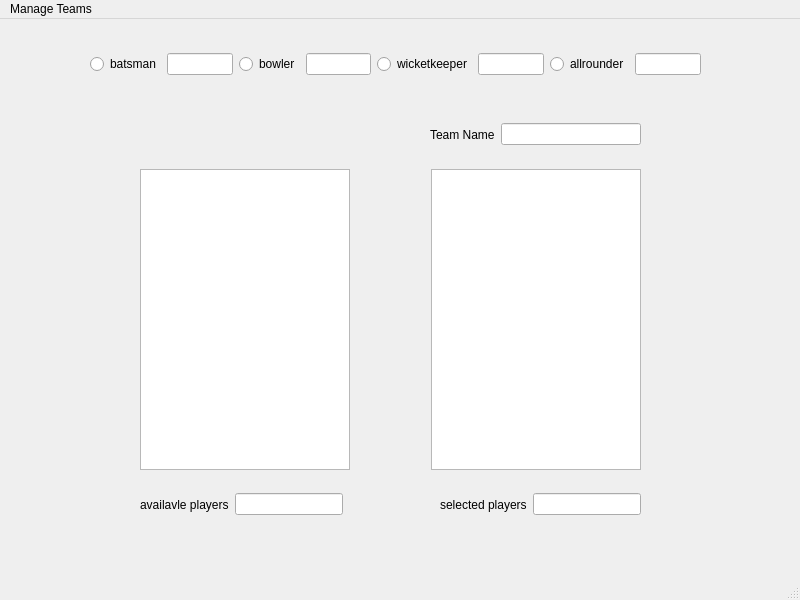
<?xml version="1.0" encoding="UTF-8"?>
<ui version="4.0">
 <class>MainWindow</class>
 <widget class="QMainWindow" name="MainWindow">
  <property name="geometry">
   <rect>
    <x>0</x>
    <y>0</y>
    <width>800</width>
    <height>600</height>
   </rect>
  </property>
  <property name="windowTitle">
   <string>MainWindow</string>
  </property>
  <widget class="QWidget" name="centralwidget">
   <widget class="QWidget" name="horizontalLayoutWidget">
    <property name="geometry">
     <rect>
      <x>140</x>
      <y>150</y>
      <width>501</width>
      <height>301</height>
     </rect>
    </property>
    <layout class="QHBoxLayout" name="horizontalLayout">
     <item>
      <widget class="QListWidget" name="listWidget_2"/>
     </item>
     <item>
      <spacer name="horizontalSpacer">
       <property name="orientation">
        <enum>Qt::Horizontal</enum>
       </property>
       <property name="sizeHint" stdset="0">
        <size>
         <width>120</width>
         <height>40</height>
        </size>
       </property>
      </spacer>
     </item>
     <item>
      <widget class="QListWidget" name="listWidget"/>
     </item>
    </layout>
   </widget>
   <widget class="QWidget" name="horizontalLayoutWidget_2">
    <property name="geometry">
     <rect>
      <x>90</x>
      <y>20</y>
      <width>611</width>
      <height>51</height>
     </rect>
    </property>
    <layout class="QHBoxLayout" name="horizontalLayout_2">
     <item>
      <widget class="QRadioButton" name="batsman">
       <property name="text">
        <string>batsman</string>
       </property>
      </widget>
     </item>
     <item>
      <widget class="QLineEdit" name="batsman_count"/>
     </item>
     <item>
      <widget class="QRadioButton" name="bowler">
       <property name="text">
        <string>bowler</string>
       </property>
      </widget>
     </item>
     <item>
      <widget class="QLineEdit" name="bowler_count"/>
     </item>
     <item>
      <widget class="QRadioButton" name="wicketkeeper">
       <property name="text">
        <string>wicketkeeper</string>
       </property>
      </widget>
     </item>
     <item>
      <widget class="QLineEdit" name="wicketkeeper_count"/>
     </item>
     <item>
      <widget class="QRadioButton" name="allrounder">
       <property name="text">
        <string>allrounder</string>
       </property>
      </widget>
     </item>
     <item>
      <widget class="QLineEdit" name="allrounder_count"/>
     </item>
    </layout>
   </widget>
   <widget class="QWidget" name="horizontalLayoutWidget_3">
    <property name="geometry">
     <rect>
      <x>140</x>
      <y>470</y>
      <width>501</width>
      <height>31</height>
     </rect>
    </property>
    <layout class="QHBoxLayout" name="horizontalLayout_3">
     <item>
      <widget class="QLabel" name="available_label">
       <property name="text">
        <string>availavle players</string>
       </property>
      </widget>
     </item>
     <item>
      <widget class="QLineEdit" name="available_number"/>
     </item>
     <item>
      <spacer name="horizontalSpacer_2">
       <property name="orientation">
        <enum>Qt::Horizontal</enum>
       </property>
       <property name="sizeHint" stdset="0">
        <size>
         <width>40</width>
         <height>20</height>
        </size>
       </property>
      </spacer>
     </item>
     <item>
      <widget class="QLabel" name="selected_label">
       <property name="text">
        <string>selected players</string>
       </property>
      </widget>
     </item>
     <item>
      <widget class="QLineEdit" name="selected_number"/>
     </item>
    </layout>
   </widget>
   <widget class="QWidget" name="horizontalLayoutWidget_4">
    <property name="geometry">
     <rect>
      <x>430</x>
      <y>100</y>
      <width>211</width>
      <height>31</height>
     </rect>
    </property>
    <layout class="QHBoxLayout" name="horizontalLayout_4">
     <item>
      <widget class="QLabel" name="name_label">
       <property name="text">
        <string>Team Name</string>
       </property>
      </widget>
     </item>
     <item>
      <widget class="QLineEdit" name="teamname"/>
     </item>
    </layout>
   </widget>
  </widget>
  <widget class="QMenuBar" name="menubar">
   <property name="geometry">
    <rect>
     <x>0</x>
     <y>0</y>
     <width>800</width>
     <height>21</height>
    </rect>
   </property>
   <widget class="QMenu" name="menuManage_Teams">
    <property name="title">
     <string>Manage Teams</string>
    </property>
    <addaction name="Save_Team"/>
    <addaction name="New_Team"/>
   </widget>
   <addaction name="menuManage_Teams"/>
  </widget>
  <widget class="QStatusBar" name="statusbar"/>
  <action name="Save_Team">
   <property name="text">
    <string>Save Team</string>
   </property>
  </action>
  <action name="New_Team">
   <property name="text">
    <string>New Team</string>
   </property>
  </action>
 </widget>
 <resources/>
 <connections/>
</ui>
